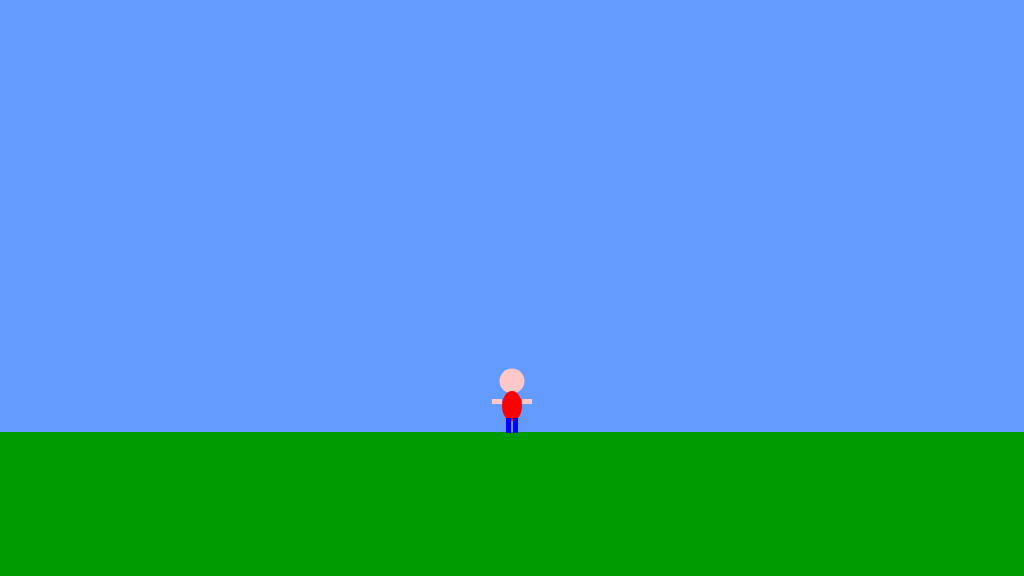
Frame 1 (no input)
Frame 60 (no input): identical to frame 1, image omitted
Frame 120 (the mouse pressed at the canvas centre since frame 60): identical to frame 1, image omitted

The p5.js sketch that drew this single still picture (run headless with seeded random() and noise() and a simulated clock; from frame 60 on, the mouse is pressed at the canvas centre):

// p5.js sketch
// ── sketch.js
/*

The Game Project

Week 3

Game interaction

*/


var gameChar_x;
var gameChar_y;
var floorPos_y;

var isLeft;
var isRight;
var isFalling;
var isPlummeting;


function setup()
{
	createCanvas(1024, 576);
	floorPos_y = height * 3/4;
	gameChar_x = width/2;
	gameChar_y = floorPos_y;

    isLeft = false;
    isRight = false;
    isFalling = false;
    isPlummeting = false;
    

}

function draw()
{

	///////////DRAWING CODE//////////

	background(100,155,255); //fill the sky blue


	noStroke();
	fill(0,155,0);
	rect(0, floorPos_y, width, height - floorPos_y); //draw some green ground


    
    noStroke();
	//the game character
	if(isLeft && isFalling)
	{
		// add your jumping-left code
        //jumping-left
        //head
        fill(255,200,200);
        ellipse(gameChar_x,gameChar_y-63,25);
        //torso
        fill(255,0,0);
        ellipse(gameChar_x,gameChar_y-41,25,25);
        //arms
        fill(255,200,200);
        rect(gameChar_x -20,gameChar_y-48,10,5);
        rect(gameChar_x -20,gameChar_y-41,10,5);
        //legs
        fill(0,0,255);
        quad(gameChar_x -6,gameChar_y-30,gameChar_x -1,gameChar_y-30,
            gameChar_x -5,gameChar_y-16,gameChar_x -10,gameChar_y-16);
        rect(gameChar_x +1,gameChar_y-30,5,15);    
	}
	else if(isRight && isFalling)
	{
		// add your jumping-right code
        //jumping-right
        //head
        fill(255,200,200);
        ellipse(gameChar_x,gameChar_y-63,25);
        //torso
        fill(255,0,0);
        ellipse(gameChar_x,gameChar_y-41,25,25);
        //arms
        fill(255,200,200);
        rect(gameChar_x +10,gameChar_y-48,10,5);
        rect(gameChar_x +10,gameChar_y-41,10,5);
        //legs
        fill(0,0,255);
        rect(gameChar_x -6,gameChar_y-30,5,15);
        quad(gameChar_x +1,gameChar_y-30,gameChar_x +6,gameChar_y-30,
            gameChar_x + 11,gameChar_y-16,gameChar_x +5,gameChar_y-16);
	}
	else if(isLeft)
	{
		// add your walking left code
        //walking-left
        //head
        fill(255,200,200);
        ellipse(gameChar_x,gameChar_y-51,25);
        //torso
        fill(255,0,0);
        ellipse(gameChar_x,gameChar_y-26,20,30);
        //arms
        fill(255,200,200);
        rect(gameChar_x -20,gameChar_y-33,10,5);
        rect(gameChar_x -20,gameChar_y-26,10,5);
        //legs
        fill(0,0,255);
        quad(gameChar_x -6,gameChar_y-14,gameChar_x -1,gameChar_y-14,
            gameChar_x -5,gameChar_y,gameChar_x -10,gameChar_y);
        rect(gameChar_x +1,gameChar_y-14,5,15);    
	}
	else if(isRight)
	{
		// add your walking right code
        //walking-right
        //head
        fill(255,200,200);
        ellipse(gameChar_x,gameChar_y-51,25);
        //torso
        fill(255,0,0);
        ellipse(gameChar_x,gameChar_y-26,20,30);
        //arms
        fill(255,200,200);
        rect(gameChar_x +10,gameChar_y-33,10,5);
        rect(gameChar_x +10,gameChar_y-26,10,5);
        //legs
        fill(0,0,255);
        rect(gameChar_x -6,gameChar_y-14,5,15);
        quad(gameChar_x +1,gameChar_y-14,gameChar_x +6,gameChar_y-14,
            gameChar_x + 11,gameChar_y,gameChar_x +5,gameChar_y);
	}
	else if(isFalling || isPlummeting)
	{
		// add your jumping facing forwards code
        //jumping-forward
        //head
        fill(255,200,200);
        ellipse(gameChar_x,gameChar_y-63,25);
        //torso
        fill(255,0,0);
        ellipse(gameChar_x,gameChar_y-41,25,25);
        //arms
        fill(255,200,200);
        rect(gameChar_x -20,gameChar_y-48,10,5);
        rect(gameChar_x +10,gameChar_y-48,10,5);
        //legs
        fill(0,0,255);
        rect(gameChar_x -6,gameChar_y-30,5,15);
        rect(gameChar_x +1,gameChar_y-30,5,15);
	}
	else
	{
		// add your standing front facing code
        //standing-front
        //head
        fill(255,200,200);
        ellipse(gameChar_x,gameChar_y-51,25);
        //torso
        fill(255,0,0);
        ellipse(gameChar_x,gameChar_y-26,20,30);
        //arms
        fill(255,200,200);
        rect(gameChar_x -20,gameChar_y-33,10,5);
        rect(gameChar_x +10,gameChar_y-33,10,5);
        //legs
        fill(0,0,255);
        rect(gameChar_x -6,gameChar_y-14,5,15);
        rect(gameChar_x +1,gameChar_y-14,5,15);
	}

	///////////INTERACTION CODE//////////
	//Put conditional statements to move the game character below here

    // move left
    if (isLeft)
    {
        gameChar_x -= 10;
        if (gameChar_x <= 0)
        {
            gameChar_x = width;
        }
    }
    
    // move right
    if (isRight)
    {
        gameChar_x += 10;
        if (gameChar_x >= width)
        {
            gameChar_x = 0;
        }    }

    // in the air, so set to falling
    if(gameChar_y < floorPos_y)
    {
        gameChar_y += 2;
        isFalling = true;
    }
    else
    {
        gameChar_y < floorPos_y;
        isFalling = false;
    }
    

}


function keyPressed()
{
	// if statements to control the animation of the character when
	// keys are pressed.
    
    // left arrow press
    if (keyCode == 37)
    {
        isLeft = true;
    }
    
    // right arrow press
    if (keyCode == 39)
    {
        isRight = true;
    }

    // spacebar press and character on the ground
    if (keyCode == 32 && gameChar_y == floorPos_y)
    {
        gameChar_y -= 100;
    }
    
    console.log("gameChar_y: " + gameChar_y);
    console.log("floorPos_y: " + floorPos_y);
	//open up the console to see how these work
	console.log("keyPressed: " + key);
	console.log("keyPressed: " + keyCode);
}

function keyReleased()
{
	// if statements to control the animation of the character when
	// keys are released.

    if (keyCode == 37){
        isLeft = false;
    }
    if (keyCode == 39){
        isRight = false;
    }
    if (keyCode == 32){
        isFalling = false;
    }
    

    console.log("keyReleased: " + key);
	console.log("keyReleased: " + keyCode);
}
